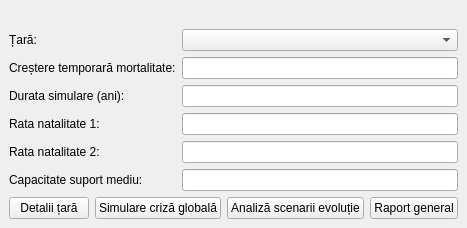
<?xml version="1.0" encoding="UTF-8"?>
<ui version="4.0">
 <class>MainWindow</class>
 <widget class="QMainWindow" name="MainWindow">
  <property name="windowTitle">
   <string>Modele de natalitate si mortalitate</string>
  </property>
  <widget class="QWidget" name="centralwidget">
   <layout class="QVBoxLayout" name="verticalLayout">
    <item>
     <widget class="QLabel" name="titleLabel">
      <property name="text">
       <string><b>Selectați țara și completați datele:</b></string>
      </property>
      <property name="alignment">
       <set>Qt::AlignCenter</set>
      </property>
     </widget>
    </item>
    <item>
     <layout class="QFormLayout" name="formLayout">
      <item row="0" column="0">
       <widget class="QLabel" name="labelCountry">
        <property name="text"><string>Țară:</string></property>
       </widget>
      </item>
      <item row="0" column="1">
       <widget class="QComboBox" name="countryCombo"/>
      </item>
      <item row="1" column="0">
       <widget class="QLabel" name="labelExtraDeath">
        <property name="text"><string>Creștere temporară mortalitate:</string></property>
       </widget>
      </item>
      <item row="1" column="1">
       <widget class="QLineEdit" name="extraDeathRateEdit"/>
      </item>
      <item row="2" column="0">
       <widget class="QLabel" name="labelDuration">
        <property name="text"><string>Durata simulare (ani):</string></property>
       </widget>
      </item>
      <item row="2" column="1">
       <widget class="QLineEdit" name="durationEdit"/>
      </item>
      <item row="3" column="0">
       <widget class="QLabel" name="labelBirth1">
        <property name="text"><string>Rata natalitate 1:</string></property>
       </widget>
      </item>
      <item row="3" column="1">
       <widget class="QLineEdit" name="birthRate1Edit"/>
      </item>
      <item row="4" column="0">
       <widget class="QLabel" name="labelBirth2">
        <property name="text"><string>Rata natalitate 2:</string></property>
       </widget>
      </item>
      <item row="4" column="1">
       <widget class="QLineEdit" name="birthRate2Edit"/>
      </item>
      <item row="5" column="0">
       <widget class="QLabel" name="labelCapacity">
        <property name="text"><string>Capacitate suport mediu:</string></property>
       </widget>
      </item>
      <item row="5" column="1">
       <widget class="QLineEdit" name="capacityEdit"/>
      </item>
     </layout>
    </item>
    <item>
     <layout class="QHBoxLayout" name="buttonLayout">
      <item>
       <widget class="QPushButton" name="detailsBtn">
        <property name="text"><string>Detalii țară</string></property>
       </widget>
      </item>
      <item>
       <widget class="QPushButton" name="crisisBtn">
        <property name="text"><string>Simulare criză globală</string></property>
       </widget>
      </item>
      <item>
       <widget class="QPushButton" name="scenarioBtn">
        <property name="text"><string>Analiză scenarii evoluție</string></property>
       </widget>
      </item>
      <item>
       <widget class="QPushButton" name="generalBtn">
        <property name="text"><string>Raport general</string></property>
       </widget>
      </item>
     </layout>
    </item>
   </layout>
  </widget>
 </widget>
 <resources/>
 <connections/>
</ui>
